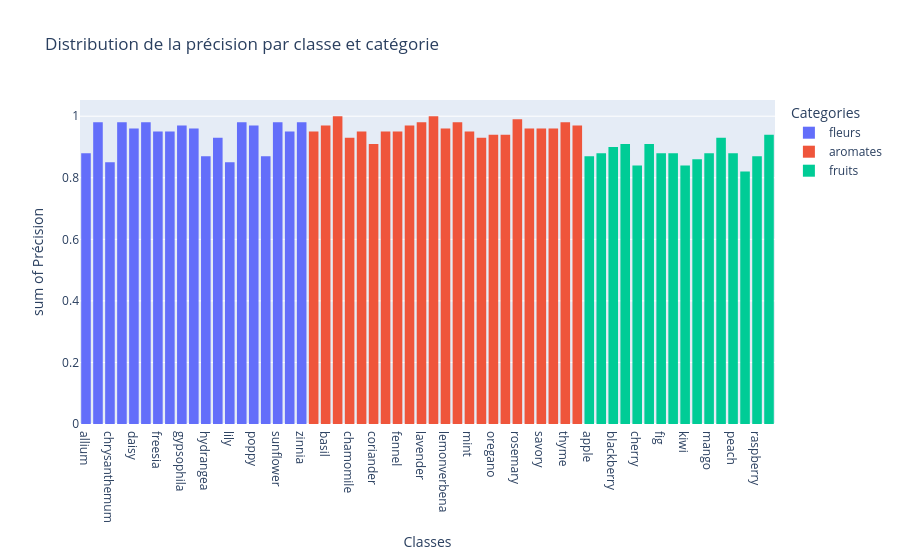

Here is the notebook cell this chart was saved with:
### Code cell
# I will like to generate a histogram of the distribution of classes in the dataset by grouping them by category

figure = px.histogram(confusion_matrix, y="precision", x="class", 
                      color="category", title="Distribution de la précision par classe et catégorie", 
                      labels={"precision": "Précision", "class": "Classes", "category": "Categories"})
figure.show()

### Figure 1 — Plotly figure (JSON) as saved in the notebook; plotly's stock layout.template omitted (floating-point values rounded to 4 significant figures)
{"data": [{"bingroup": "x", "histfunc": "sum", "hovertemplate": "Categories=fleurs<br>Classes=%{x}<br>sum of Précision=%{y}<extra></extra>", "legendgroup": "fleurs", "marker": {"color": "#636efa", "pattern": {"shape": ""}}, "name": "fleurs", "orientation": "v", "showlegend": true, "type": "histogram", "x": ["allium", "bird_of_paradise", "chrysanthemum", "cosmos", "daisy", "foxglove", "freesia", "gerbera", "gypsophila", "hellebore", "hydrangea", "iris", "lily", "lisianthus", "poppy", "ranunculus", "sunflower", "wisteria", "zinnia"], "xaxis": "x", "y": [0.88, 0.98, 0.85, 0.98, 0.96, 0.98, 0.95, 0.95, 0.97, 0.96, 0.87, 0.93, 0.85, 0.98, 0.97, 0.87, 0.98, 0.95, 0.98], "yaxis": "y"}, {"bingroup": "x", "histfunc": "sum", "hovertemplate": "Categories=aromates<br>Classes=%{x}<br>sum of Précision=%{y}<extra></extra>", "legendgroup": "aromates", "marker": {"color": "#EF553B", "pattern": {"shape": ""}}, "name": "aromates", "orientation": "v", "showlegend": true, "type": "histogram", "x": ["angelica", "basil", "borage", "chamomile", "chives", "coriander", "dill", "fennel", "hyssop", "lavender", "lemongrass", "lemonverbena", "lovage", "mint", "mugwort", "oregano", "parsley", "rosemary", "sage", "savory", "tarragon", "thyme", "wintergreen"], "xaxis": "x", "y": [0.95, 0.97, 1.0, 0.93, 0.95, 0.91, 0.95, 0.95, 0.97, 0.98, 1.0, 0.96, 0.98, 0.95, 0.93, 0.94, 0.94, 0.99, 0.96, 0.96, 0.96, 0.98, 0.97], "yaxis": "y"}, {"bingroup": "x", "histfunc": "sum", "hovertemplate": "Categories=fruits<br>Classes=%{x}<br>sum of Précision=%{y}<extra></extra>", "legendgroup": "fruits", "marker": {"color": "#00cc96", "pattern": {"shape": ""}}, "name": "fruits", "orientation": "v", "showlegend": true, "type": "histogram", "x": ["apple", "avocado", "blackberry", "blueberry", "cherry", "cranberry", "fig", "grape", "kiwi", "lemon", "mango", "melon", "peach", "pear", "raspberry", "strawberry"], "xaxis": "x", "y": [0.87, 0.88, 0.9, 0.91, 0.84, 0.91, 0.88, 0.88, 0.84, 0.86, 0.88, 0.93, 0.88, 0.82, 0.87, 0.94], "yaxis": "y"}], "layout": {"barmode": "relative", "legend": {"title": {"text": "Categories"}, "tracegroupgap": 0}, "title": {"text": "Distribution de la précision par classe et catégorie"}, "xaxis": {"anchor": "y", "domain": [0, 1], "title": {"text": "Classes"}}, "yaxis": {"anchor": "x", "domain": [0, 1], "title": {"text": "sum of Précision"}}}}
